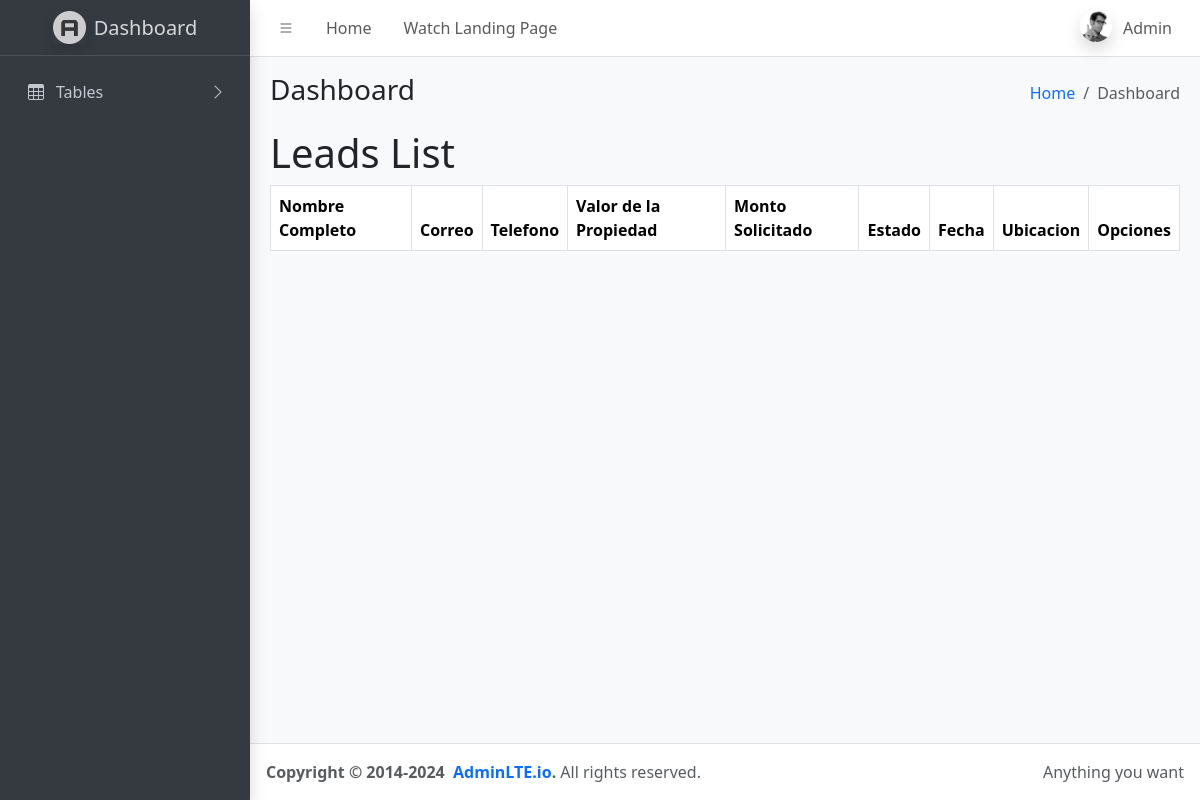
/dashboard/leads, run on an earlier commit of the app's database.
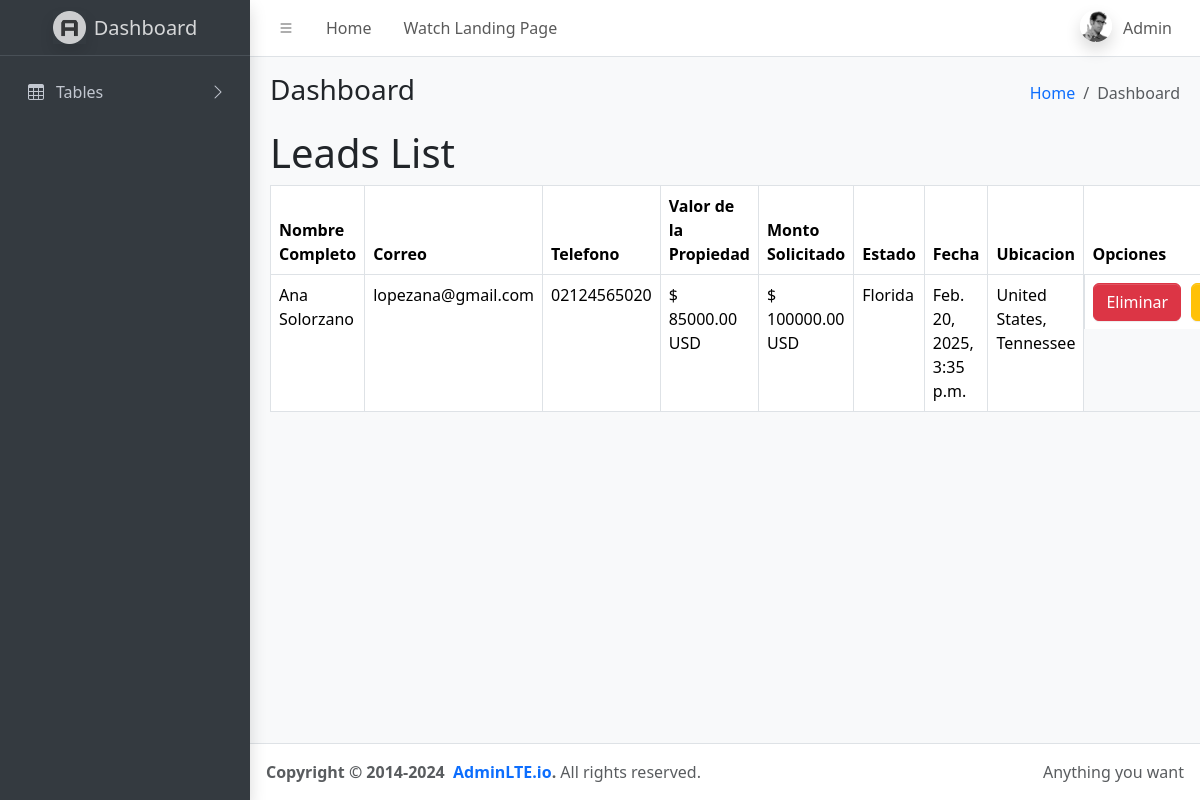
And on a later commit of the database.
### landing_page/models.py (models this page shows, shortened)
class Lead(models.Model):
    nombre = models.CharField(max_length=100)
    email = models.EmailField()
    telefono = models.CharField(max_length=20)
    valor_propiedad = models.DecimalField(max_digits=10, decimal_places=2)
    monto = models.DecimalField(max_digits=10, decimal_places=2)
    estado = models.CharField(max_length=100)
    creado_en = models.DateTimeField(default=timezone.now)
    ubicacion = models.CharField(max_length=100, default=get_location)

### landing_page/views.py (the view)
# urls.py: path('dashboard/leads', views.leads, name='leads'),
def leads(request):
    leads = Lead.objects.all()
    return render(request, 'leads.html', {'leads': leads})

### landing_page/templates/leads.html (shortened to what this page needs)
{% extends "base.html" %}
{% block content%}
<h1>Leads List</h1>
<table class="table table-bordered">
    <thead>
      <tr>
        <th scope="col">Nombre Completo</th>
        <th scope="col">Correo</th>
        <th scope="col">Telefono</th>
        <th scope="col">Valor de la Propiedad</th>
        <th scope="col">Monto Solicitado</th>
        <th scope="col">Estado</th>
        <th scope="col">Fecha</th>
        <th scope="col">Ubicacion</th>
        <th scope="col">Opciones</th>
      </tr>
    </thead>
    <tbody>
      {% for lead in leads %}
      <tr>
        <td>{{ lead.nombre }}</td>
        <td>{{ lead.email }}</td>
        <td>{{ lead.telefono }}</td>
        <td>$ {{ lead.valor_propiedad }} USD</td>
        <td>$ {{ lead.monto }} USD</td>
        <td>{{ lead.estado }}</td>
        <td>{{ lead.creado_en }}</td>
        <td>{{ lead.ubicacion }}</td>
        <td style="display: flex; gap: 10px;">
          <form action="{% url 'landing_page:eliminar_leads' lead.id %}" method="POST">
            <button type="submit" class="btn btn-danger">Eliminar</button>
          </form>
          <a href="{% url 'landing_page:editar_lead' lead.id %}" class="btn btn-warning">Editar</a>
        </td>
      </tr>
    </tbody>
    {% endfor %}
  </table>
{% endblock %}

### landing_page/templates/base.html (shortened to what this page needs)
{% load static %}
<!doctype html>
<html lang="en">
  <head>
    <link
      rel="stylesheet"
      href="https://cdn.jsdelivr.net/npm/@fontsource/source-sans-3@5.0.12/index.css"
    />
    <link
      rel="stylesheet"
      href="https://cdn.jsdelivr.net/npm/overlayscrollbars@2.10.1/styles/overlayscrollbars.min.css"
    />
    <link
      rel="stylesheet"
      href="https://cdn.jsdelivr.net/npm/bootstrap-icons@1.11.3/font/bootstrap-icons.min.css"
    />
    <link rel="stylesheet" href="{% static 'css/adminlte.css'%}" />
    <link
      rel="stylesheet"
      href="https://cdn.jsdelivr.net/npm/apexcharts@3.37.1/dist/apexcharts.css"
    />
  </head>
  <body class="layout-fixed sidebar-expand-lg bg-body-tertiary">
    <div class="app-wrapper">
      <nav class="app-header navbar navbar-expand bg-body">
        <div class="container-fluid">
          <ul class="navbar-nav">
            <li class="nav-item">
              <a class="nav-link" data-lte-toggle="sidebar" href="#" role="button">
                <i class="bi bi-list"></i>
              </a>
            </li>
            <li class="nav-item d-none d-md-block"><a href="{% url 'landing_page:dashboard' %}" class="nav-link">Home</a></li>
            <li class="nav-item d-none d-md-block"><a href="{% url 'landing_page:index' %}" class="nav-link">Watch Landing Page</a></li>
          </ul>
          <ul class="navbar-nav ms-auto">
            <li class="nav-item dropdown user-menu">
              <a href="#" class="nav-link dropdown-toggle" data-bs-toggle="dropdown">
                <img
                  src="{% static 'img/user2-160x160.jpg' %}"
                  class="user-image rounded-circle shadow"
                  alt="User Image"
                />
                <span class="d-none d-md-inline">Admin</span>
              </a>
            </li>
          </ul>
        </div>
      </nav>
      <aside class="app-sidebar bg-body-secondary shadow" data-bs-theme="dark">
        <div class="sidebar-brand">
          <a href="{% url 'landing_page:dashboard' %}" class="brand-link">
            <img
              src="{% static 'img/AdminLTELogo.png' %}"
              alt="AdminLTE Logo"
              class="brand-image opacity-75 shadow"
            />
            <span class="brand-text fw-light">Dashboard</span>
          </a>
        </div>
        <div class="sidebar-wrapper">
          <nav class="mt-2">
            <ul
              class="nav sidebar-menu flex-column"
              data-lte-toggle="treeview"
              role="menu"
              data-accordion="false"
            >
              <li class="nav-item">
                <a href="#" class="nav-link">
                  <i class="nav-icon bi bi-table"></i>
                  <p>
                    Tables
                  </p>
                </a>
              </li>
            </ul>
          </nav>
        </div>
      </aside>
      <main class="app-main">
        <div class="app-content-header">
          <div class="container-fluid">
            <div class="row">
              <div class="col-sm-6"><h3 class="mb-0">Dashboard</h3></div>
              <div class="col-sm-6">
                <ol class="breadcrumb float-sm-end">
                  <li class="breadcrumb-item"><a href="{% url 'landing_page:dashboard' %}">Home</a></li>
                  <li class="breadcrumb-item active" aria-current="page">Dashboard</li>
                </ol>
              </div>
            </div>
          </div>
        </div>
        <div class="app-content">
          <div class="container-fluid">
            {% block content %}
            {% endblock %}
          </div>
        </div>
      </main>
      <footer class="app-footer">
        <div class="float-end d-none d-sm-inline">Anything you want</div>
        <strong>
          Copyright &copy; 2014-2024&nbsp;
          <a href="https://adminlte.io" class="text-decoration-none">AdminLTE.io</a>.
        </strong>
        All rights reserved.
      </footer>
    </div>
  </body>
</html>

What changed in the data, as far as the page shows it:
added Lead: nombre "Ana Solorzano", email "lopezana@gmail.com", telefono "02124565020", valor_propiedad "85000.00", monto "100000.00", estado "Florida", creado_en "Feb. 20, 2025, 3:35 p.m.", ubicacion "United States, Tennessee"
